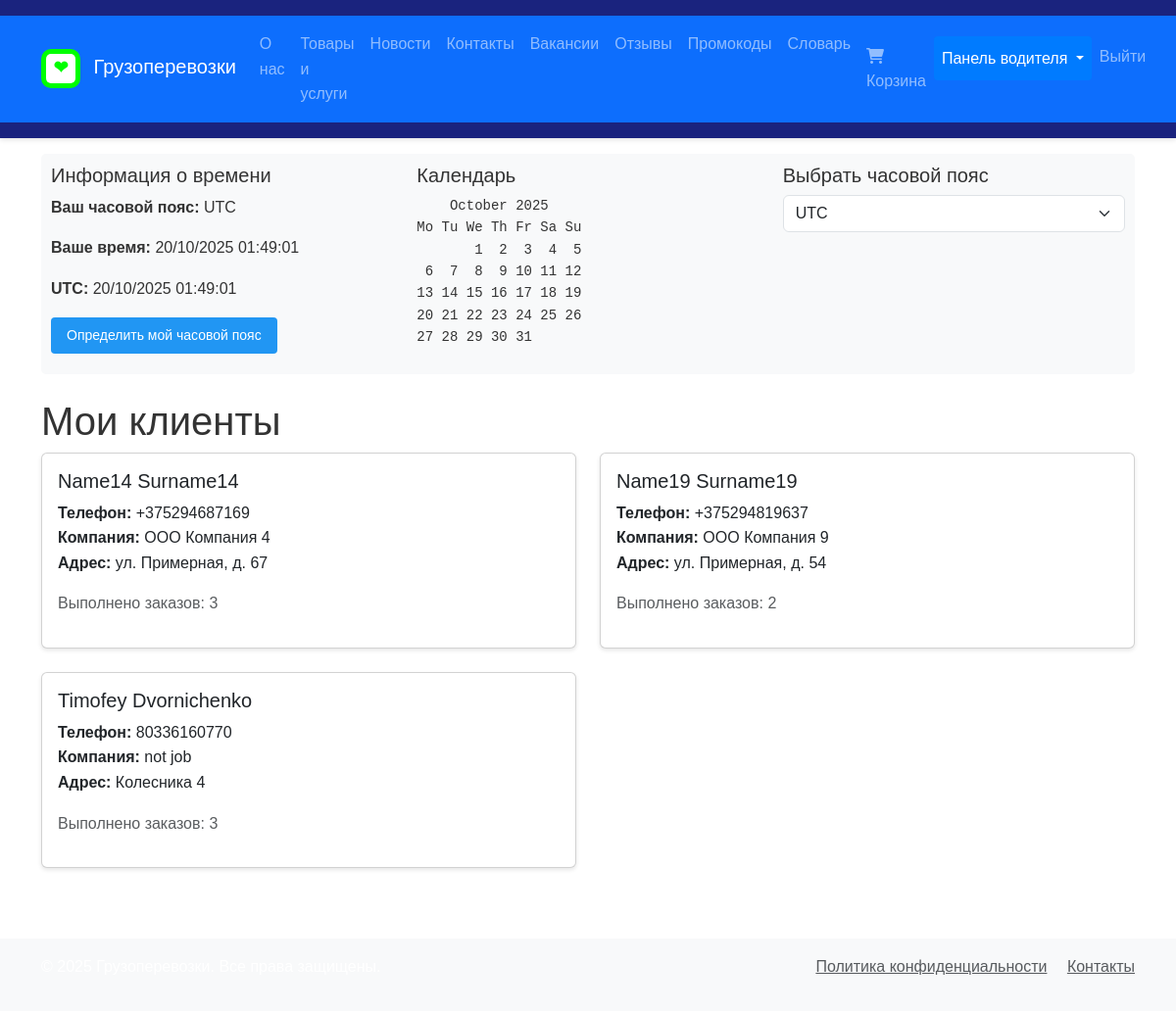
Page /driver/clients/ (signed in) on the committed database.
### main/models.py (models this page shows, shortened)
class Client(models.Model):
    user = models.OneToOneField(User, on_delete=models.CASCADE)
    phone = models.CharField('Телефон', max_length=20, default='+375')
    address = models.CharField('Адрес', max_length=500, default='')
    company_name = models.CharField('Название компании', max_length=200, blank=True, default='')
    class Meta:
        verbose_name = 'Клиент'
        verbose_name_plural = 'Клиенты'

### main/views.py (the view)
# urls.py: path('driver/clients/', views.driver_clients, name='driver_clients'),
@login_required
def driver_clients(request):
    if not hasattr(request.user, 'driver'):
        messages.error(request, 'Доступ запрещен')
        return redirect('main:home')
    clients = Client.objects.filter(
        order__driver=request.user.driver
    ).distinct()
    return render(request, 'main/driver/clients.html', {
        'clients': clients
    })

### main/context_processors.py (called while the page is built)
def timezone_info(request):
    user_timezone = request.session.get('user_timezone', 'UTC')
    if user_timezone not in pytz.all_timezones:
        user_timezone = 'UTC'
    user_tz = pytz.timezone(user_timezone)
    utc_now = timezone.now()
    user_now = utc_now.astimezone(user_tz)
    cal = calendar.TextCalendar(calendar.MONDAY)
    current_calendar = cal.formatmonth(user_now.year, user_now.month)
    return {
        'user_timezone': user_timezone,
        'utc_now': utc_now.strftime('%d/%m/%Y %H:%M:%S'),
        'user_now': user_now.strftime('%d/%m/%Y %H:%M:%S'),
        'current_calendar': current_calendar,
    }

### main/templates/main/driver/clients.html (shortened to what this page needs)
{% extends 'main/base.html' %}
{% block content %}
<div class="container mt-4">
    <h1>Мои клиенты</h1>
    {% if clients %}
        <div class="row">
            {% for client in clients %}
                <div class="col-md-6 mb-4">
                    <div class="card">
                        <div class="card-body">
                            <h5 class="card-title">{{ client.user.get_full_name }}</h5>
                            <p class="card-text">
                                <strong>Телефон:</strong> {{ client.phone }}<br>
                                {% if client.company_name %}
                                    <strong>Компания:</strong> {{ client.company_name }}<br>
                                {% endif %}
                                <strong>Адрес:</strong> {{ client.address }}
                            </p>
                            {% with orders_count=client.order_set.filter.count %}
                                <p class="text-muted">
                                    Выполнено заказов: {{ orders_count }}
                                </p>
                            {% endwith %}
                        </div>
                    </div>
                </div>
            {% endfor %}
        </div>
    {% else %}
        <div class="alert alert-info">
            У вас пока нет клиентов.
        </div>
    {% endif %}
</div>
{% endblock %}

### main/static/css/style.css (style rules this page uses)
* { margin: 0; padding: 0; box-sizing: border-box; }
body { font-family: 'Arial', sans-serif; line-height: 1.6; color: #333; }

### main/templates/main/driver/clients.html (style rules this page uses)
.card { box-shadow: 0 2px 4px rgba(0,0,0,0.1); }

### rows in the picture
Client: user.get_full_name "Name14 Surname14", phone "+375294687169", company_name "ООО Компания 4", address "ул. Примерная, д. 67", order_set.filter.count "3"
Client: user.get_full_name "Name19 Surname19", phone "+375294819637", company_name "ООО Компания 9", address "ул. Примерная, д. 54", order_set.filter.count "2"
Client: user.get_full_name "Timofey Dvornichenko", phone "80336160770", company_name "not job", address "Колесника 4", order_set.filter.count "3"

### other values in the picture
{{ user_timezone }} "UTC"
{{ user_now }} "20/10/2025 01:49:01"
{{ utc_now }} "20/10/2025 01:49:01"
{{ current_calendar }} "October 2025 Mo Tu We Th Fr Sa Su 1 2 3 4 5 6 7 8 9 10 11 12 13 14 15 16 17 18 19 20 21 22 23 24 25 26 27 28 29 30 31"
